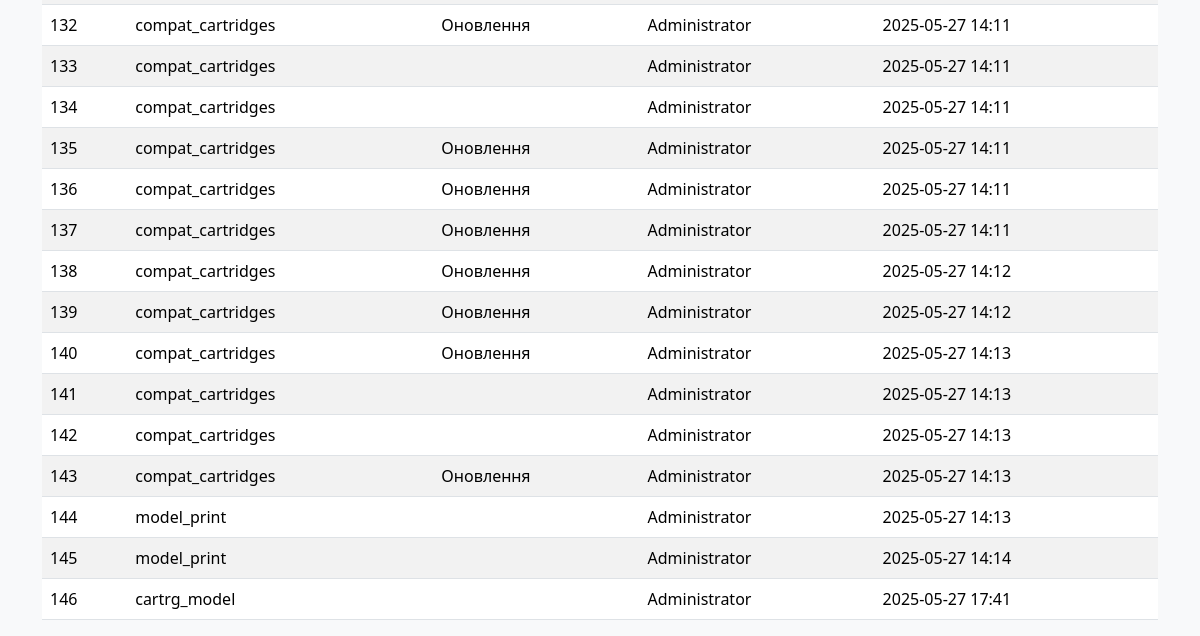
The app's page /event_log (signed in, lower part), older data.
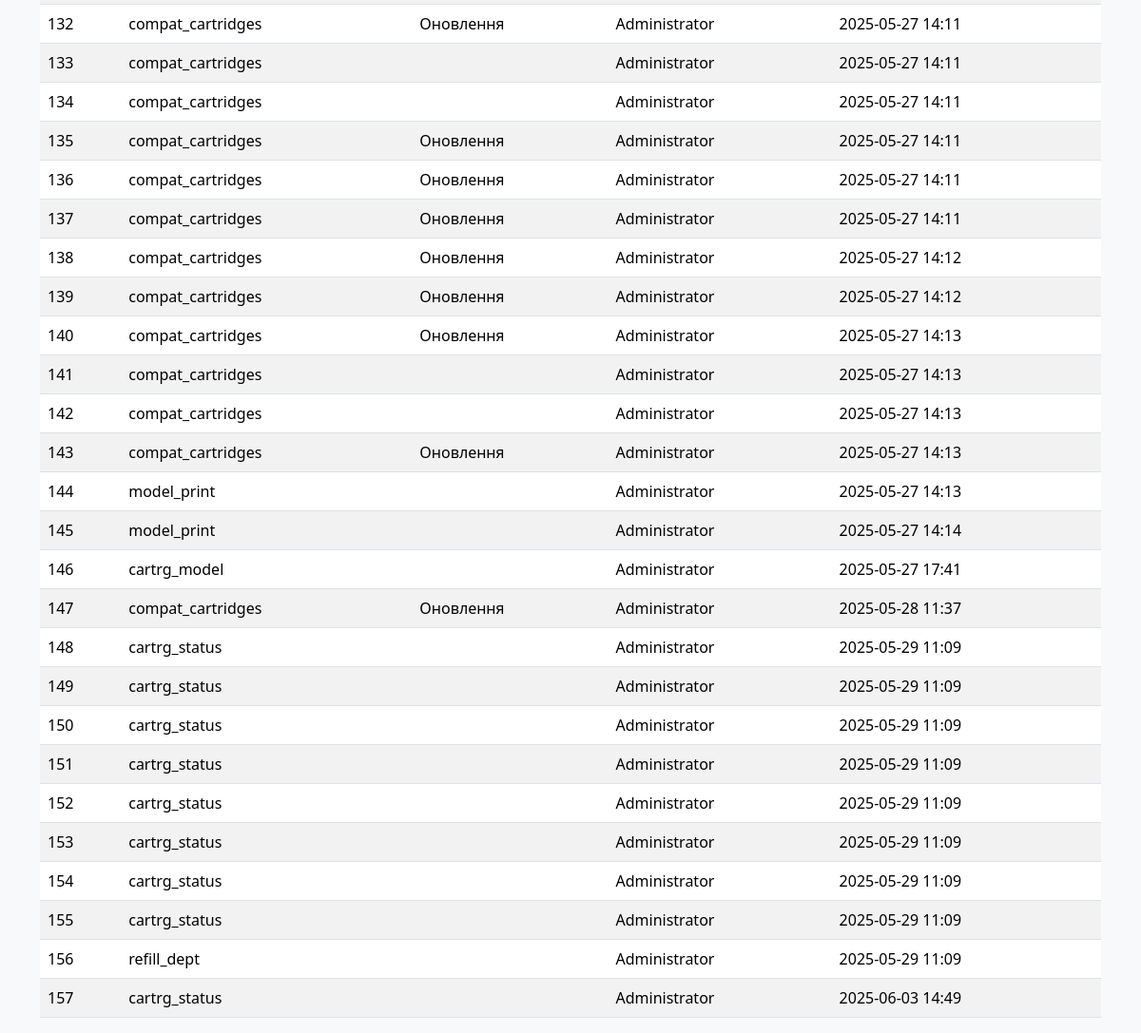
The same page, newer data.
### models.py (models this page shows)
class EventLog(db.Model):
    __tablename__ = "event_log"
    id: Mapped[int] = mapped_column(primary_key=True)
    table_name: Mapped[str] = mapped_column(String(30))
    event_type: Mapped[int] = mapped_column(Integer, server_default=literal(0))
    user_updated: Mapped[int] = mapped_column(ForeignKey(User.id))
    time_updated: Mapped[DateTime] = mapped_column(DateTime, server_default=func.now())

class User(db.Model, UserMixin):
    __tablename__ = "users"
    id: Mapped[int] = mapped_column(primary_key=True)
    username: Mapped[str] = mapped_column(String(30), unique=True, nullable=False)
    password: Mapped[str] = mapped_column(String(255), nullable=False)
    humanname: Mapped[str] = mapped_column(String(60), nullable=False)
    dept_id: Mapped[int] = mapped_column(ForeignKey('refill_dept.id'), nullable=False)
    lastlogin: Mapped[datetime] = mapped_column(DateTime, server_default=func.now())
    active: Mapped[bool] = mapped_column(default=True)
    time_updated: Mapped[DateTime] = mapped_column(DateTime, server_default=func.now())
    role: Mapped[str] = mapped_column(String(30), server_default="user")

### app.py (the view)
    def wrapper(*args, **kwargs):
        if current_user.role != 'admin':
            abort(403)
        return f(*args, **kwargs)

### app.py (called while the page is built)
@login_manager.user_loader
def load_user(user_id):
    return User.query.get(int(user_id))

def admin_required(f):
    def wrapper(*args, **kwargs):
        if current_user.role != 'admin':
            abort(403)
        return f(*args, **kwargs)
    wrapper.__name__ = f.__name__
    return wrapper

@app.route('/event_log')
@login_required
@admin_required
def event_log():
    table_filter = request.args.get('table_filter', '')
    type_filter = request.args.get('type_filter', '')
    query = EventLog.query
    if table_filter:
        query = query.filter(EventLog.table_name == table_filter)
    if type_filter:
        query = query.filter(EventLog.event_type == int(type_filter))
    logs = query.all()
    return render_template('event_log.html', User=User, logs=logs, table_filter=table_filter, type_filter=type_filter)

### templates/event_log.html (shortened to what this page needs)
{% extends "base.html" %}
{% block content %}
    <table class="table table-striped">
        <tbody>
            {% for log in logs %}
            <tr>
                <td>{{ log.id }}</td>
                <td>{{ log.table_name }}</td>
                <td>{{ {0: 'Створення', 1: 'Зміна', 2: 'Оновлення'}[log.event_type] }}</td>
                <td>{{ User.query.get(log.user_updated).humanname }}</td>
                <td>{{ log.time_updated.strftime('%Y-%m-%d %H:%M') }}</td>
            </tr>
            {% endfor %}
        </tbody>
    </table>
{% endblock %}

### templates/base.html (shortened to what this page needs)
<!DOCTYPE html>
<html lang="uk">
<head>
    <link rel="stylesheet" href="{{ url_for('static', filename='css/bootstrap.min.css') }}">
    <link rel="stylesheet" href="{{ url_for('static', filename='css/style.css') }}">
</head>
<body>
    <div class="container mt-4">
        {% block content %}{% endblock %}
    </div>
</body>
</html>

### static/css/style.css (style rules this page uses)
body { background-color: #f8f9fa; }

Row changes from the older to the newer data that the page shows:
added EventLog: id "147", table_name "compat_cartridges", event_type "Оновлення", query.get "Administrator", time_updated "2025-05-28 11:37"
added EventLog: id "148", table_name "cartrg_status", query.get "Administrator", time_updated "2025-05-29 11:09"
added EventLog: id "149", table_name "cartrg_status", query.get "Administrator", time_updated "2025-05-29 11:09"
added EventLog: id "150", table_name "cartrg_status", query.get "Administrator", time_updated "2025-05-29 11:09"
added EventLog: id "151", table_name "cartrg_status", query.get "Administrator", time_updated "2025-05-29 11:09"
added EventLog: id "152", table_name "cartrg_status", query.get "Administrator", time_updated "2025-05-29 11:09"
added EventLog: id "153", table_name "cartrg_status", query.get "Administrator", time_updated "2025-05-29 11:09"
added EventLog: id "154", table_name "cartrg_status", query.get "Administrator", time_updated "2025-05-29 11:09"
added EventLog: id "155", table_name "cartrg_status", query.get "Administrator", time_updated "2025-05-29 11:09"
added EventLog: id "156", table_name "refill_dept", query.get "Administrator", time_updated "2025-05-29 11:09"
added EventLog: id "157", table_name "cartrg_status", query.get "Administrator", time_updated "2025-06-03 14:49"
